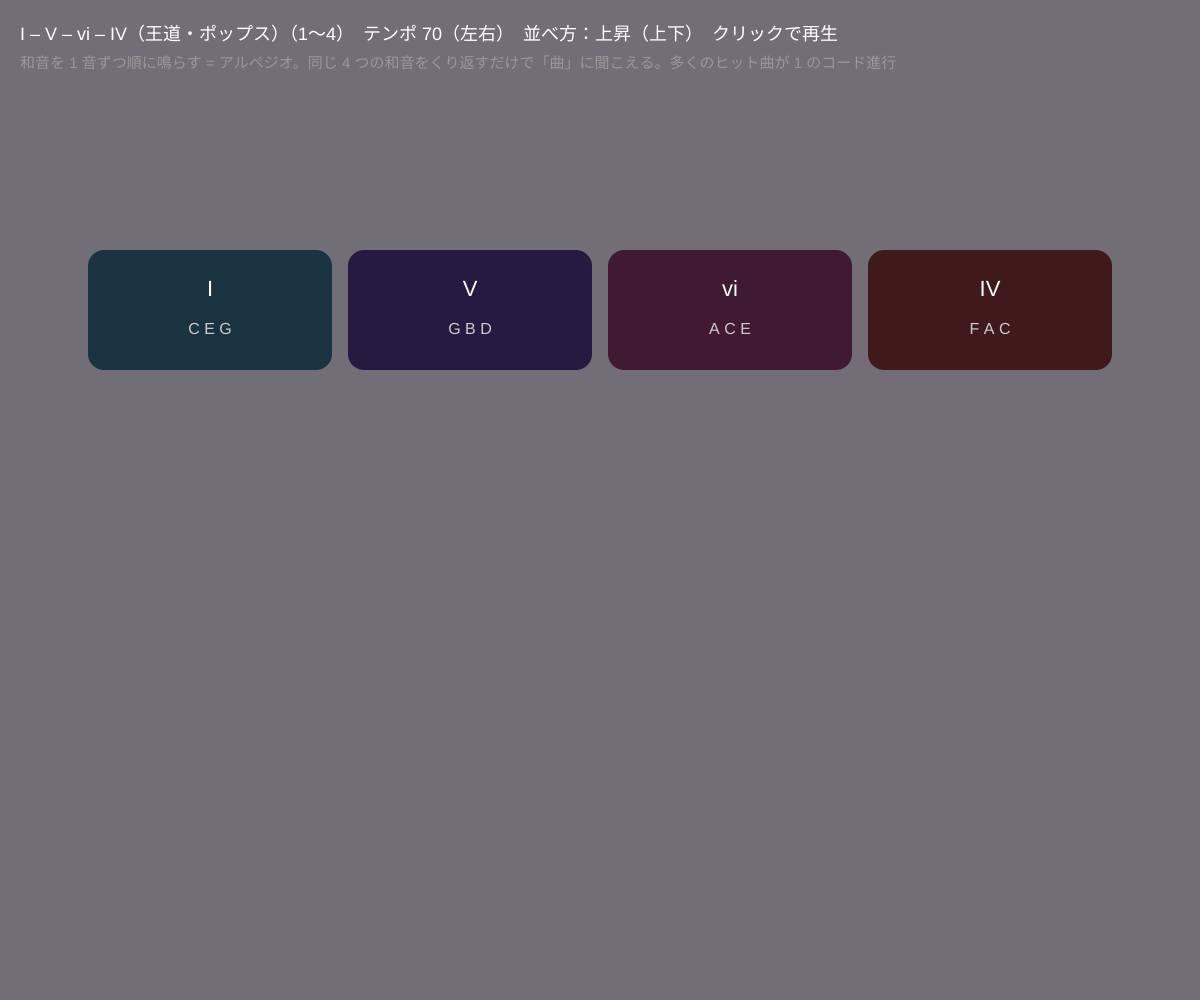
Frame 1 (no input)
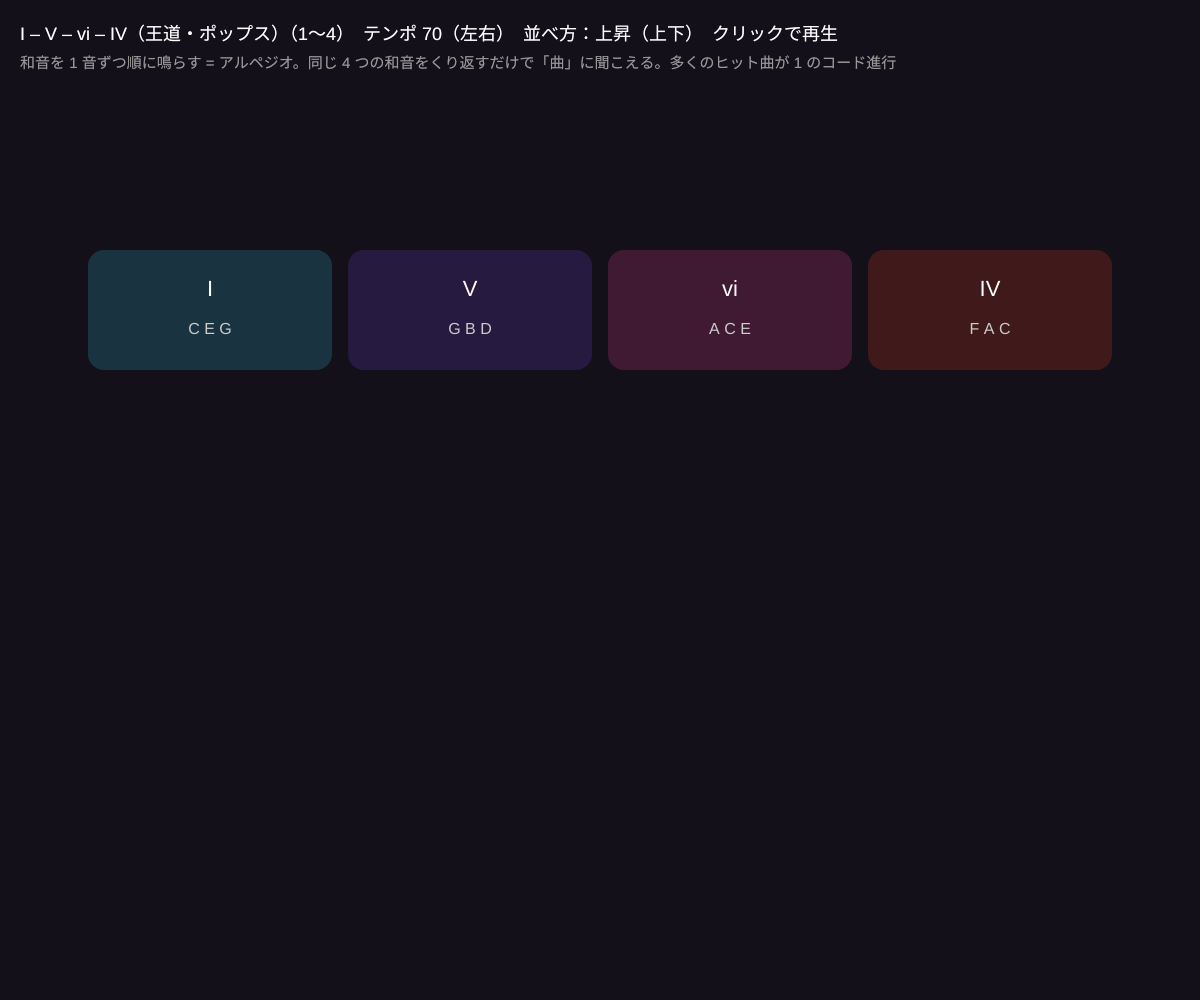
Frame 60 (no input)
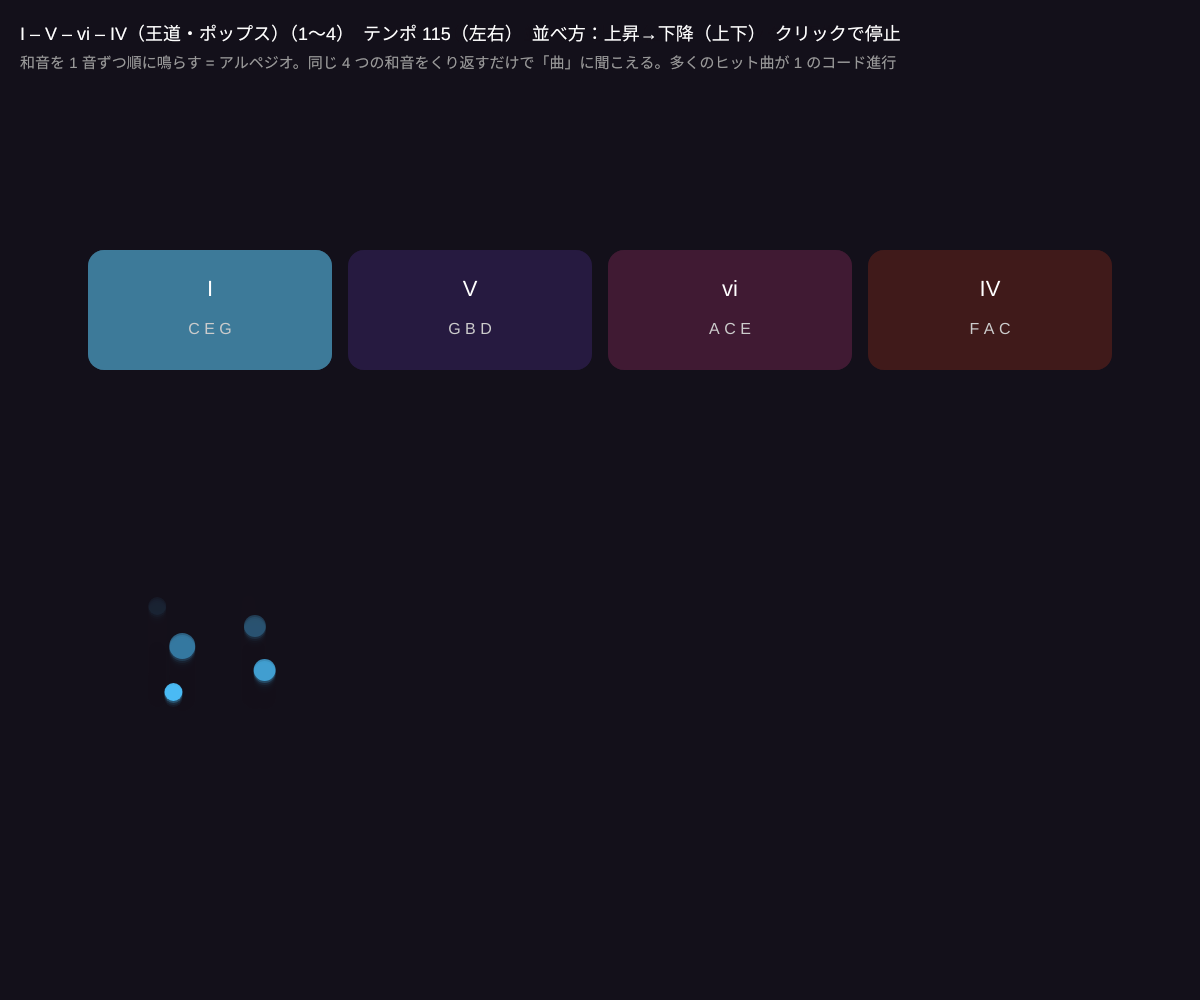
Frame 120 (the mouse pressed at the canvas centre since frame 60)

The p5.js sketch that drew these frames (run headless with seeded random() and noise() and a simulated clock; from frame 60 on, the mouse is pressed at the canvas centre):

// p5.js sketch
// ── sketch.js
// ============================================
// 10 コード進行とアルペジオ（音楽が「進む」しくみ）
// 4 つの和音をくり返す「コード進行」。それぞれの和音の音を順番に鳴らす（アルペジオ）
// 1〜4 で有名なコード進行 / マウス左右 = テンポ / 上下 = 音の並べ方 / クリックで再生・停止
// ============================================

// 度数で表したコード進行（ローマ数字）。I = ドミソ、IV = ファラド、V = ソシレ、vi = ラドミ
let progressions = {
  1: { name: 'I – V – vi – IV（王道・ポップス）', chords: [[0, 4, 7], [7, 11, 14], [9, 12, 16], [5, 9, 12]] },
  2: { name: 'vi – IV – I – V（切ない）', chords: [[9, 12, 16], [5, 9, 12], [0, 4, 7], [7, 11, 14]] },
  3: { name: 'I – vi – ii – V（ジャズ・循環）', chords: [[0, 4, 7], [9, 12, 16], [2, 5, 9], [7, 11, 14]] },
  4: { name: 'I – IV – V – I（基本）', chords: [[0, 4, 7], [5, 9, 12], [7, 11, 14], [0, 4, 7]] },
};
let current = 1;
let bpm = 110;
let playing = false;
let nextTime = 0;
let stepIdx = 0;
let pattern = 'up';
let flashNote = -1, flashChord = 0;
let particles = [];

function setup() {
  createCanvas(windowWidth, windowHeight);
  colorMode(HSB, 360, 100, 100, 100);
  setInterval(scheduler, 25);
}

function draw() {
  background(260, 40, 10, 60);
  bpm = map(mouseX, 0, width, 70, 160, true);
  pattern = mouseY < height / 2 ? 'up' : 'updown';

  // ---- 4 つの和音 ----
  let prog = progressions[current];
  let cw = (width - 160) / 4;
  for (let c = 0; c < 4; c++) {
    let x = 80 + c * cw, y = height * 0.25;
    let active = playing && c === flashChord;
    noStroke();
    fill(c * 60 + 200, 60, active ? 60 : 25);
    rect(x + 8, y, cw - 16, 120, 16);
    fill(0, 0, 100);
    textAlign(CENTER, CENTER);
    textSize(22);
    text(['I', 'V', 'vi', 'IV'][0] && prog.name.split('（')[0].split(' – ')[c], x + cw / 2, y + 40);
    textSize(16);
    fill(0, 0, 80);
    text(prog.chords[c].map((n) => ['C', 'C#', 'D', 'D#', 'E', 'F', 'F#', 'G', 'G#', 'A', 'A#', 'B'][n % 12]).join(' '), x + cw / 2, y + 80);
    textAlign(LEFT, BASELINE);
  }

  // ---- 粒（鳴った音）----
  for (let i = particles.length - 1; i >= 0; i--) {
    let p = particles[i];
    p.y -= 2;
    p.life -= 2;
    fill(p.hue, 70, 100, p.life);
    circle(p.x, p.y, p.size);
    if (p.life <= 0) particles.splice(i, 1);
  }

  fill(0, 0, 100);
  textSize(18);
  text(prog.name + '（1〜4）　テンポ ' + round(bpm) + '（左右）　並べ方：' + (pattern === 'up' ? '上昇' : '上昇→下降') + '（上下）　クリックで' + (playing ? '停止' : '再生'), 20, 40);
  fill(0, 0, 60);
  textSize(15);
  text('和音を 1 音ずつ順に鳴らす = アルペジオ。同じ 4 つの和音をくり返すだけで「曲」に聞こえる。多くのヒット曲が 1 のコード進行', 20, 68);
}

function scheduler() {
  if (!playing || !audioCtx) return;
  let dur = 60 / bpm / 2; // 8 分音符
  while (nextTime < audioCtx.currentTime + 0.1) {
    let chordIdx = floor(stepIdx / 8) % 4; // 1 和音 = 8 ステップ
    let chord = progressions[current].chords[chordIdx];
    let seq = pattern === 'up' ? [0, 1, 2, 3] : [0, 1, 2, 3, 2, 1];
    let k = seq[stepIdx % seq.length];
    let midi = 60 + chord[k % 3] + (k >= 3 ? 12 : 0); // 4 番目は 1 オクターブ上の根音
    playNote(440 * pow(2, (midi - 69) / 12), 0.25, dur * 1.8, 'triangle', nextTime);
    if (stepIdx % 8 === 0) {
      // 和音の低音
      for (let n of chord) playNote(440 * pow(2, (48 + n - 69) / 12), 0.12, dur * 8, 'sine', nextTime);
    }
    let when = nextTime, s = stepIdx;
    setTimeout(() => {
      flashChord = chordIdx;
      particles.push({ x: 80 + chordIdx * ((width - 160) / 4) + random(40, (width - 160) / 4 - 40), y: height * 0.7, size: 14 + k * 4, hue: chordIdx * 60 + 200, life: 100 });
    }, max(0, (when - audioCtx.currentTime) * 1000));
    stepIdx++;
    nextTime += dur;
  }
}

function mousePressed() {
  startAudio();
  playing = !playing;
  if (playing) {
    nextTime = audioCtx.currentTime + 0.05;
    stepIdx = 0;
  }
}
function keyPressed() {
  if (progressions[key]) {
    current = int(key);
    stepIdx = 0;
  }
}

// ---------- やってみよう ----------
// 1. 1 と 2 は同じ 4 つの和音なのに、始める場所がちがうだけで明るさが変わる
// 2. 自分のコード進行を 5 として追加（度数：I=0, ii=2, iii=4, IV=5, V=7, vi=9）
// 3. アルペジオの並べ方を自分で決める（seq を [0, 2, 1, 3] など）


// ==================================================
// ここから下は「音を鳴らすための道具」です
// ==================================================
let audioCtx, masterOut;
function startAudio() {
  if (!audioCtx) {
    audioCtx = new AudioContext();
    masterOut = audioCtx.createDynamicsCompressor();
    masterOut.connect(audioCtx.destination);
  }
  audioCtx.resume();
}
function playNote(freqHz, volume = 0.3, duration = 0.3, type = 'triangle', when) {
  if (!audioCtx) return;
  let t = when === undefined ? audioCtx.currentTime : when;
  let osc = audioCtx.createOscillator(), amp = audioCtx.createGain();
  osc.type = type;
  osc.frequency.value = freqHz;
  amp.gain.setValueAtTime(0.0001, t);
  amp.gain.exponentialRampToValueAtTime(volume, t + 0.01);
  amp.gain.exponentialRampToValueAtTime(0.0001, t + duration);
  osc.connect(amp);
  amp.connect(masterOut);
  osc.start(t);
  osc.stop(t + duration + 0.05);
}
